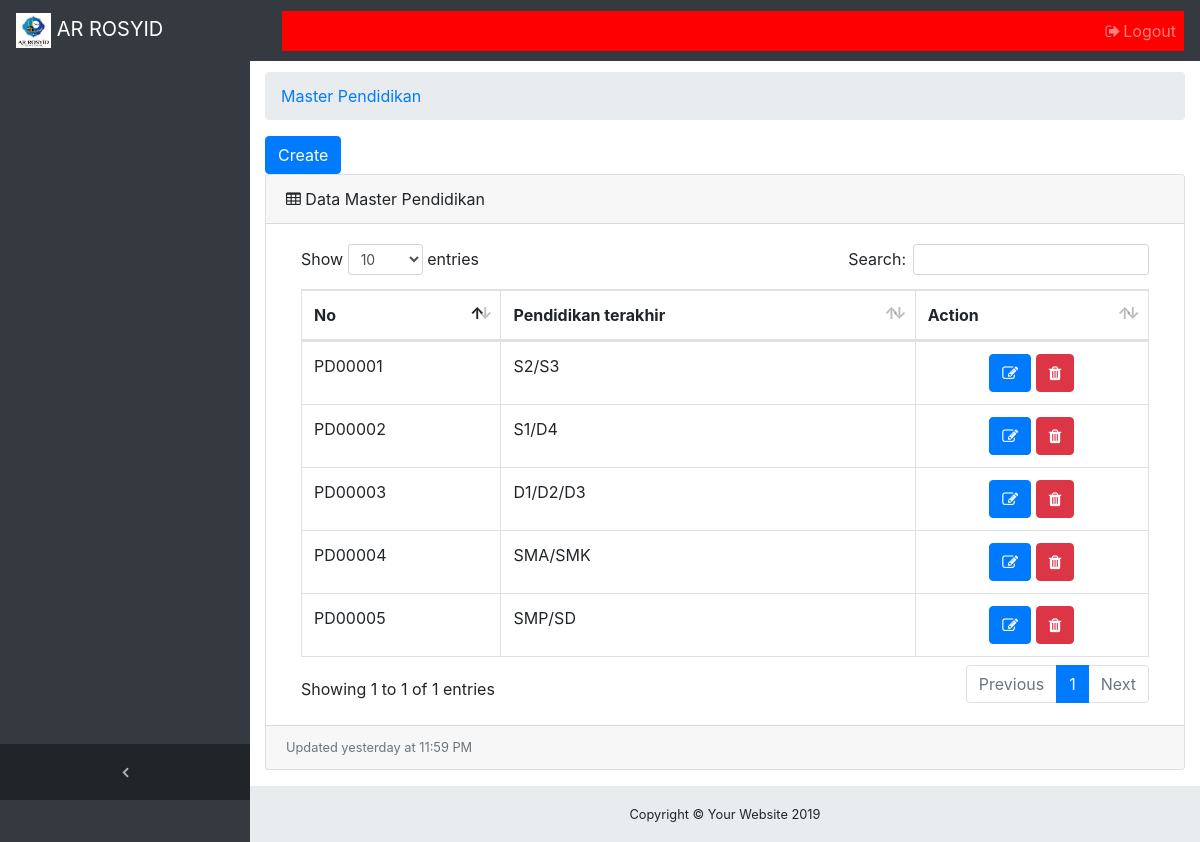
Screenshot of /master_pendidikan.php with the database file from the repository.
### tables this page shows
CREATE TABLE `master_pendidikan` (
  `id_pend` varchar(20) NOT NULL,
  `nama_pend` varchar(50) NOT NULL
);

### functions/masterpendidikan.php (called while the page is built, shortened)
<?php
function read_pendidikan(){
	global $link;
	$query = "SELECT * FROM `master_pendidikan`";
	$sql = mysqli_query($link,$query);
	if(mysqli_num_rows($sql) > 0){
		while($data = mysqli_fetch_array($sql)){
			$pendidikan[] = $data;
		}
		return $pendidikan;
	}else{
		$pendidikan[] = 0;
		return $pendidikan;
	}
}
?>

### master_pendidikan.php (the view, shortened to what this page needs)
<!DOCTYPE html>
<html lang="en">
<?php  include('view/head.php'); ?>
<body class="fixed-nav sticky-footer bg-dark" id="page-top">
    <?php require_once "view/navigation.php" ; ?>
  <div class="content-wrapper">
    <div class="container-fluid">
      <ol class="breadcrumb">
        <li class="breadcrumb-item">
          <a href="master_pendidikan.php">Master Pendidikan</a>
        </li>
      </ol>
         <a href="master_pendidikan_insert.php"><input type="button" value="Create"class="btn btn-primary"></a>
          <div class="card mb-3">
          <div class="card-header">
          <i class="fa fa-table"></i> Data Master Pendidikan </div>
          <div class="card-body">
          <div class="table-responsive">
            <table class="table table-bordered" id="dataTable" width="100%" cellspacing="0">
              <thead>
                <tr>
                  <th>No</th>
                  <th>Pendidikan terakhir</th>
                  <th>Action</th>
                </tr>
              </thead>
              <tbody>
<?php
foreach (read_pendidikan() as $row) { ?>
                <tr>
                  <td><?php echo $row['id_pend']; ?></td>
                  <td><?php echo $row['nama_pend']; ?></td>
                                    <td align="center">
                          <a href="master_pendidikan_update.php?id=<?php echo $row['id_pend'];?>"><button class="btn btn-primary"> <i class="fa fa-edit"></i></button></a>
                           <a href="master_pendidikan_delete.php?id=<?php echo $row['id_pend']?>" onclick="javascript: return confirm('Anda yakin hapus ?');">
                           <button class="btn btn-danger"> <i class="fa fa-trash"></i></button></a></td>
                </tr>
              </tbody>
<?php } ?>
            </table>
          </div>
          </div>
          <div class="card-footer small text-muted">Updated yesterday at 11:59 PM</div>
        </div>
      </div>
    </div>
   <?php require_once "view/footer.php"; ?>
</body>
</html>

### css/sb-admin.css (style rules this page uses)
html { position: relative; min-height: 100%; }
body { overflow-x: hidden; }
body.sticky-footer { margin-bottom: 56px; }
body.sticky-footer .content-wrapper { min-height: calc(100vh - 56px - 56px); }
body.fixed-nav { padding-top: 56px; }
.content-wrapper { min-height: calc(100vh - 56px); padding-top: 1rem; }
.content-wrapper { overflow-x: hidden; background: white; }
@media (min-width: 992px) { .content-wrapper { margin-left: 250px; } }

### rows the page displays
master_pendidikan: id_pend "PD00001", nama_pend "S2/S3"
master_pendidikan: id_pend "PD00002", nama_pend "S1/D4"
master_pendidikan: id_pend "PD00003", nama_pend "D1/D2/D3"
master_pendidikan: id_pend "PD00004", nama_pend "SMA/SMK"
master_pendidikan: id_pend "PD00005", nama_pend "SMP/SD"
